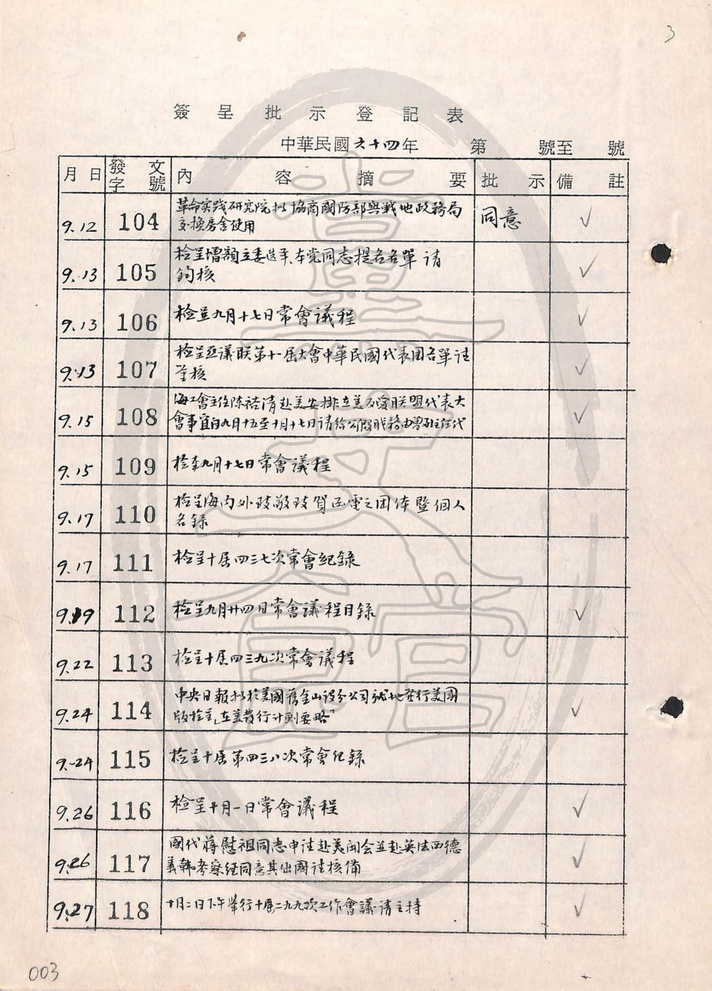
#> input picture pdftoimg_main/__w__CP064-000-000000-000-000-000_001_rK4ih1x_page_10_main.jpg, 712 x 991 px, shrunk from 2279 x 3174 before the run; its folder holds only this picture in this run
$ python testbinary3.py
#> lines starting #> are read from the running program, lines starting #| are printed output that depends on the picture; after the words box and inside, x2 and y2 are one past the last pixel; in counts of white or black regions, pixels touching at a corner belong together
import cv2
import os
import numpy as np

def color_filter(img_path, filename):
    input_image = cv2.imread(img_path)
#> input_image is the input picture: shape (991, 712, 3); mean B, G, R 205.3, 214.9, 226.6
    #灰度图像处理
    GrayImage = cv2.cvtColor(input_image,cv2.COLOR_BGR2GRAY)

    #反二进制阈值化处理
    r, b = cv2.threshold(GrayImage, 65, 255, cv2.THRESH_BINARY_INV)
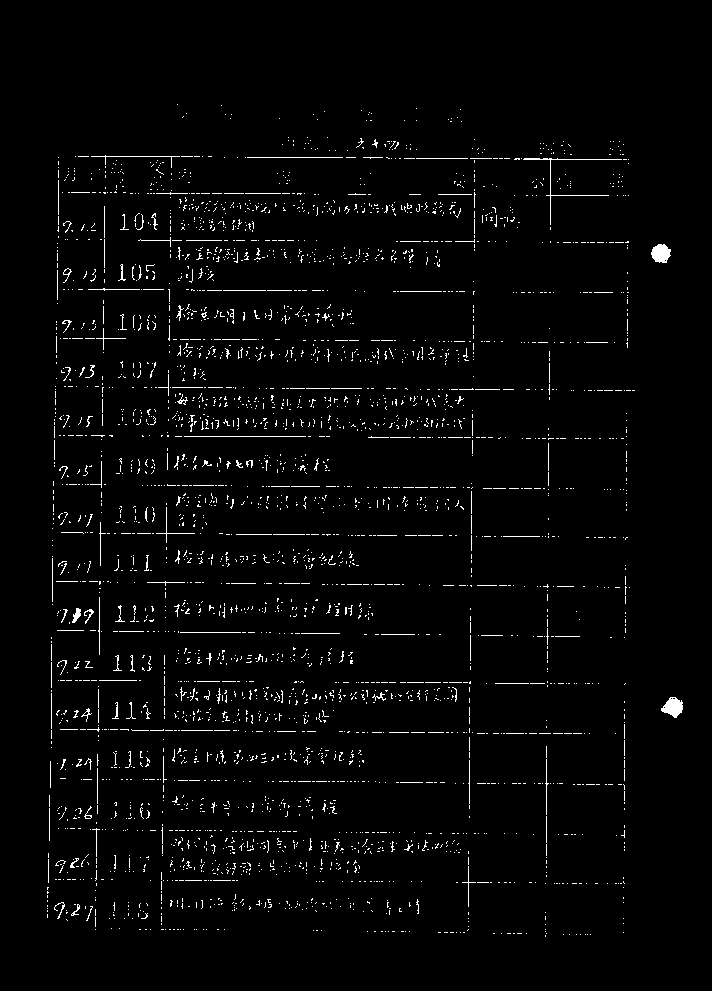
#> b: shape (991, 712); 2.4% white in thin lines or dots, all inside (x1, y1, x2, y2) = (47, 104, 683, 937)
    # [20 lines of commented-out code are left out]
    cv2.imwrite(test_folder+"/_3"+filename, b)

    return b, test_folder+"/_3"+filename

def adjust_contrast(binaryimg_path, alpha, beta, output_path):
    # 读取图像
#> called with alpha = 10, beta = -50
    img = cv2.imread(binaryimg_path, cv2.IMREAD_GRAYSCALE)
#> img: shape (991, 712); min 0, max 255, mean 6.3

    # 调整对比度
    adjusted = cv2.convertScaleAbs(img, alpha=alpha, beta=beta)
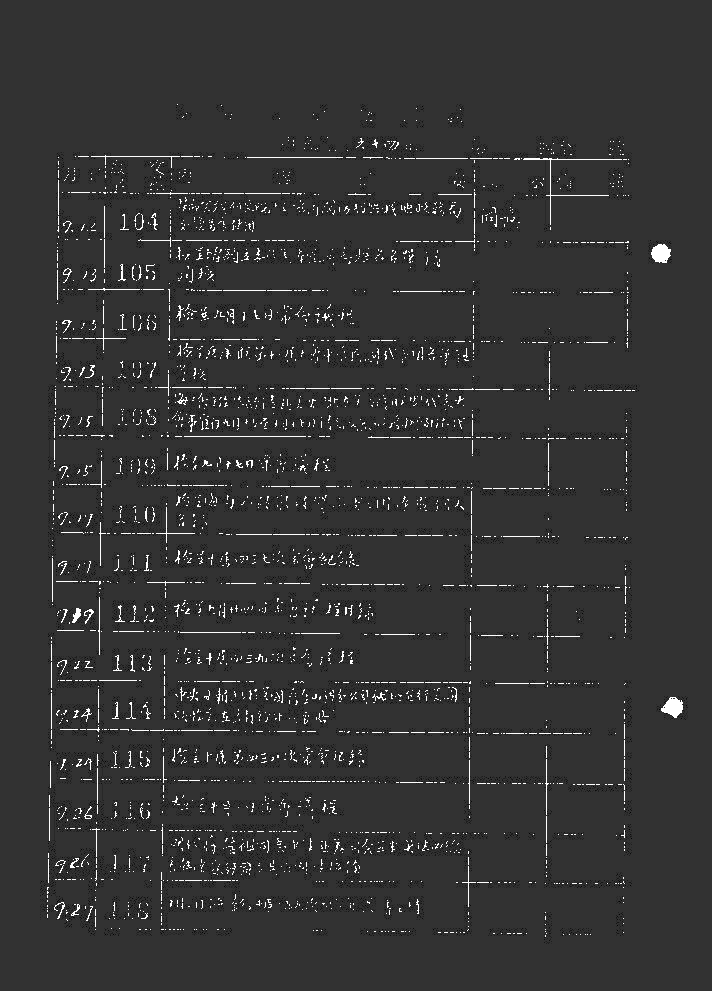
#> adjusted: shape (991, 712); min 0, max 255, mean 53.2

    # 对黑色部分进行加深
    adjusted[adjusted == 0] = adjusted[adjusted == 0] * 0.3 -200
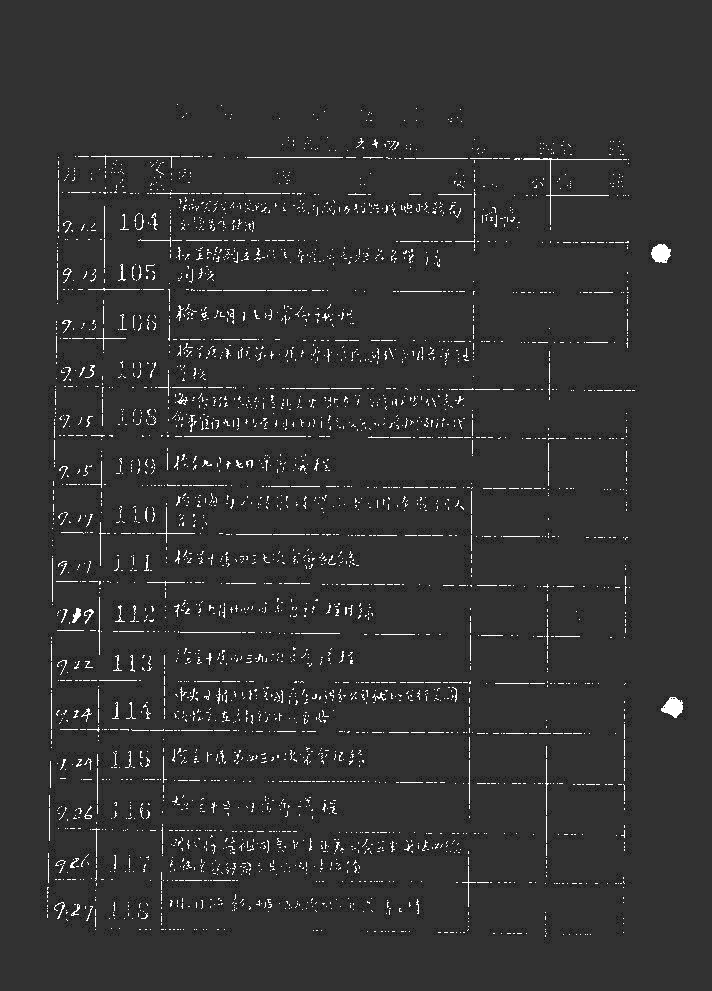
#> adjusted: shape (991, 712); 0.18% of pixels changed, all inside (x1, y1, x2, y2) = (41, 104, 687, 935)
#| img_path=../testoutput/__w__CP064-000-000000-000-000-000_001_rK4ih1x_page_10_main.jpg_3.jpg

    # 保存调整后的图像
    cv2.imwrite(output_path, adjusted)
    return adjusted, output_path

def gama_transfer(img, power1, output_path):
#> called with power1 = 1.5
    if len(img.shape) == 3:
         img= cv2.cvtColor(img,cv2.COLOR_BGR2RGB)
    img = 255*np.power(img/255,power1)
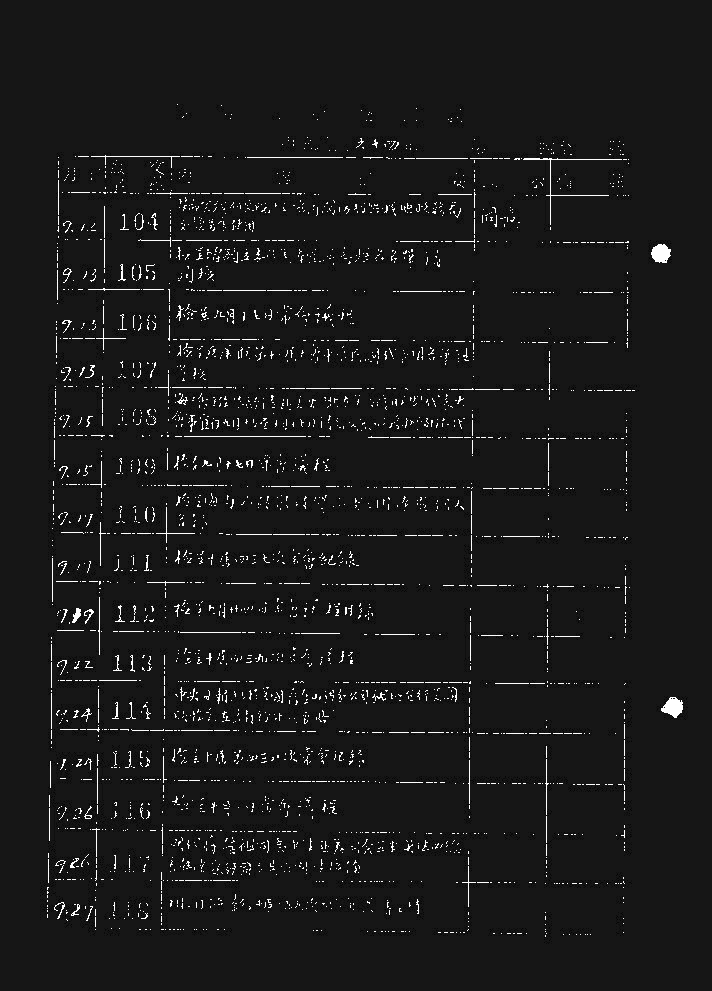
#> img: shape (991, 712) float64; min 1.98, max 255, mean 26.8
    img = np.around(img)
    img[img>255] = 255
    out_img = img.astype(np.uint8)
    # 保存调整后的图像
    cv2.imwrite(output_path, out_img)

pdfoutputimg_folder_main = '../pdftoimg_main'
pdfoutputimg_binary_folder_main = '../pdftoimg_binary_main'
test_folder = '../testoutput'

for filename in os.listdir(pdfoutputimg_folder_main):

    img_path = pdfoutputimg_folder_main+'/'+filename #'PaddleOCR/doc/imgs_en/img_12.jpg'
    binaryimg, binaryimg_path = color_filter(img_path, filename)

    # print(adjusted_image)
    # 调用函数进行对比度调整
    img, img_path = adjust_contrast(binaryimg_path, 10, -50, test_folder+"/"+f'{filename}_3.jpg')
    print("img_path="+img_path)
    # 进行颜色过滤处理并显示结果
    gama_transfer(img, 1.5, test_folder+"/"+f'{filename}_3.jpg')

$ run again, on pdftoimg_main/__w__CP064-000-000000-000-000-000_001_rK4ih1x_page_4_main.jpg
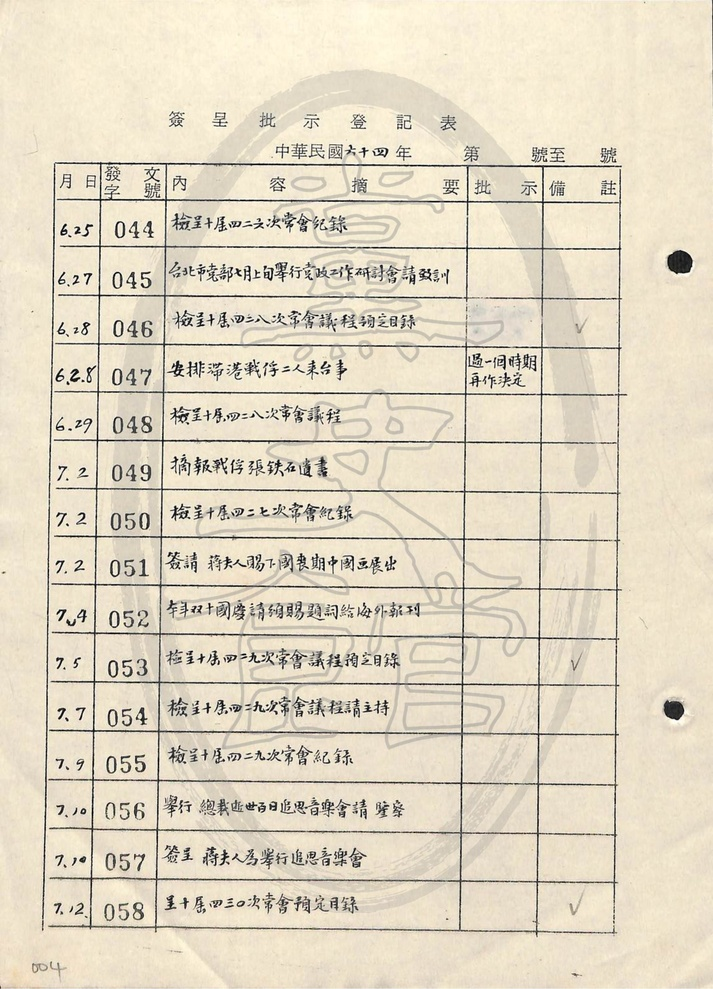
#> input picture pdftoimg_main/__w__CP064-000-000000-000-000-000_001_rK4ih1x_page_4_main.jpg, 713 x 989 px, shrunk from 2293 x 3181 before the run
#> in color_filter, input_image is the input picture: shape (989, 713, 3); mean B, G, R 195.2, 215.4, 225.1
#> in color_filter, `r, b = cv2.threshold(GrayImage, 65, 255, cv2.THRESH_BINARY_INV)`:
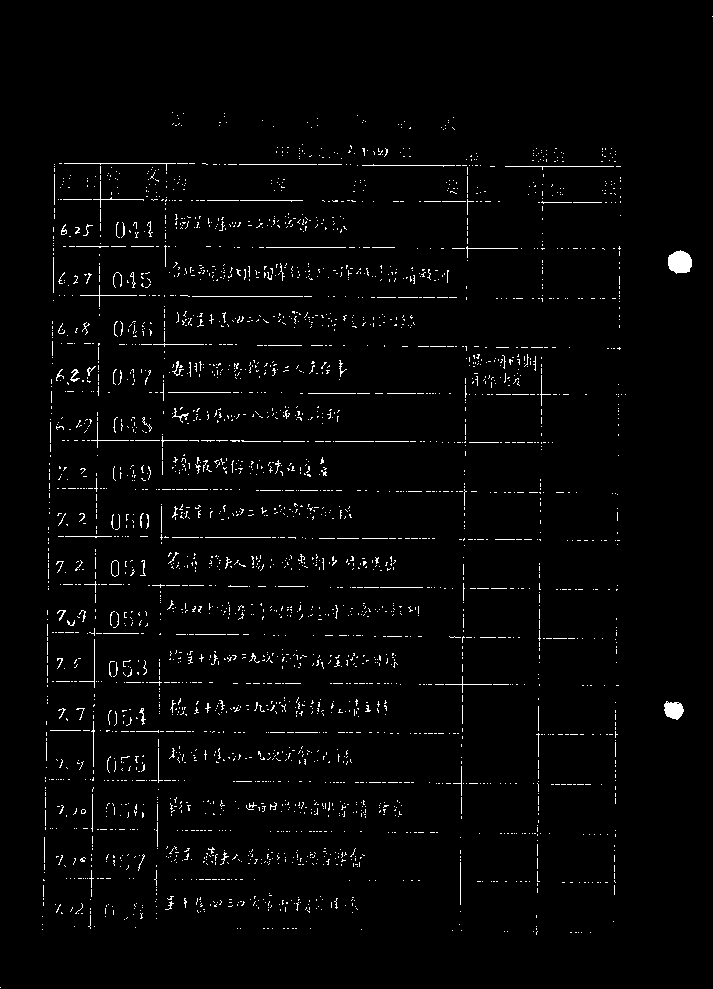
#> b: shape (989, 713); 2.2% white in thin lines or dots
#| img_path=../testoutput/__w__CP064-000-000000-000-000-000_001_rK4ih1x_page_4_main.jpg_3.jpg
#> in gama_transfer, `img = 255*np.power(img/255,power1)`:
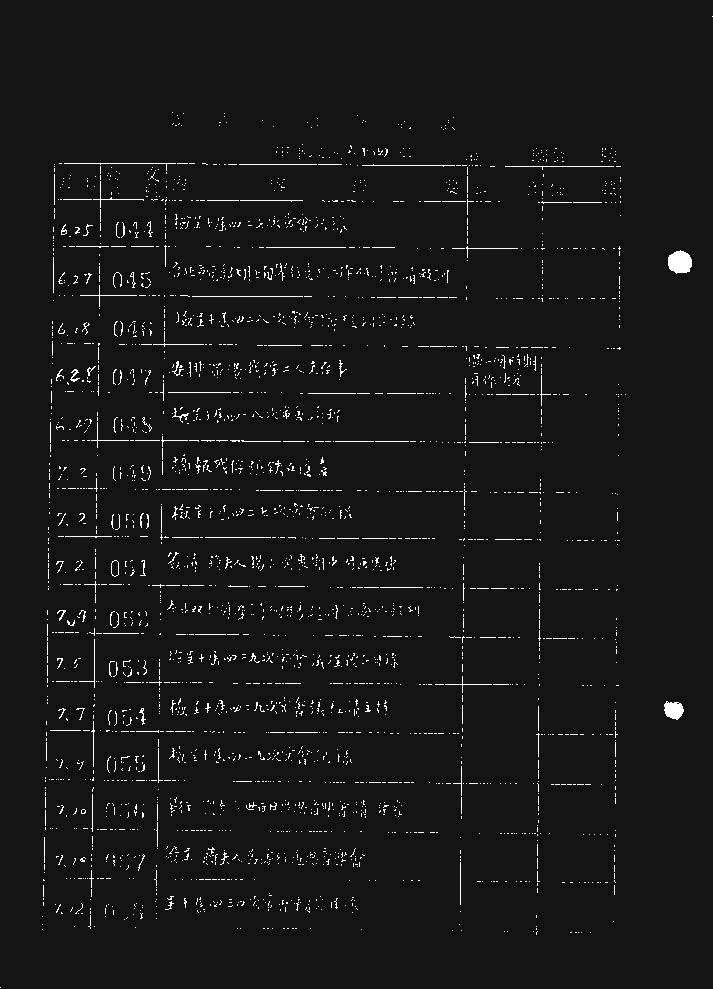
#> img: shape (989, 713) float64; min 1.98, max 255, mean 26.4

$ run again, on pdftoimg_main/__w__CP064-000-000000-000-000-000_001_rK4ih1x_page_5_main.jpg
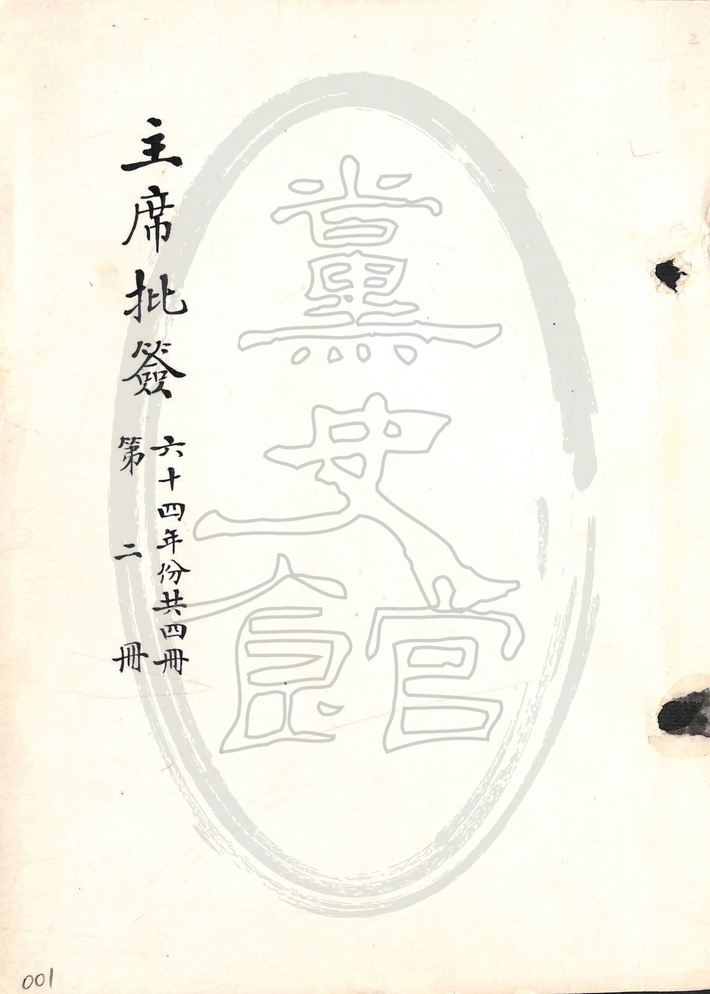
#> input picture pdftoimg_main/__w__CP064-000-000000-000-000-000_001_rK4ih1x_page_5_main.jpg, 710 x 994 px, shrunk from 2286 x 3203 before the run
#> in color_filter, input_image is the input picture: shape (994, 710, 3); mean B, G, R 234.9, 245.8, 247.4
#> in color_filter, `r, b = cv2.threshold(GrayImage, 65, 255, cv2.THRESH_BINARY_INV)`:
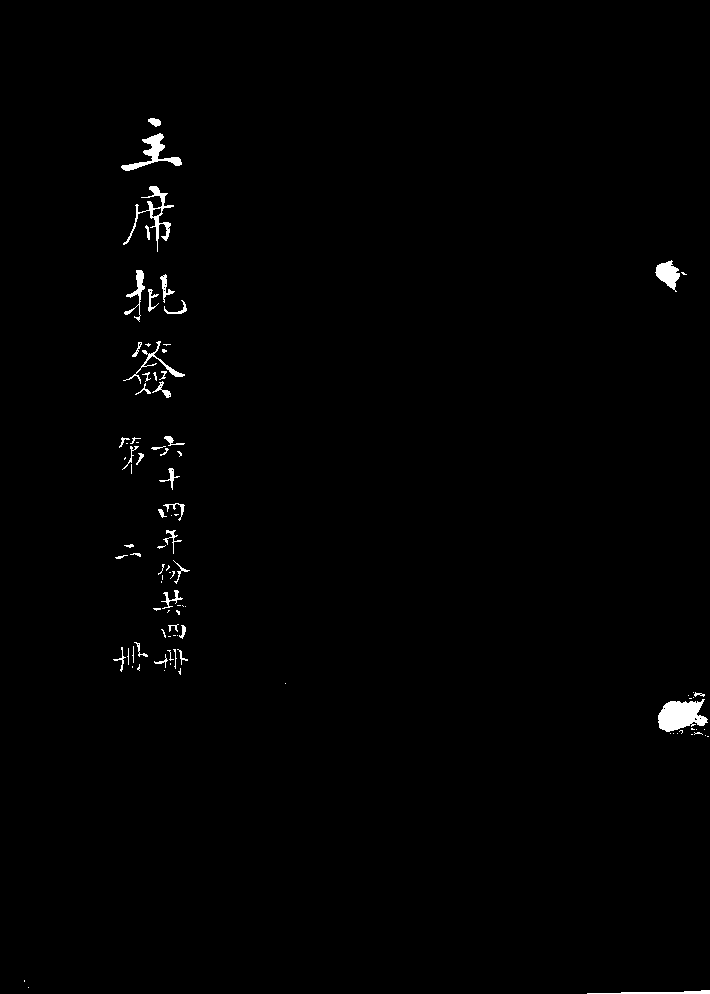
#> b: shape (994, 710); 0.81% white; 96 white regions (55 under 20 px), largest, box (x1, y1, x2, y2) and area: (658, 699, 708, 732) 1106, (121, 133, 182, 171) 618, (123, 186, 174, 252) 578
#| img_path=../testoutput/__w__CP064-000-000000-000-000-000_001_rK4ih1x_page_5_main.jpg_3.jpg
#> in gama_transfer, `img = 255*np.power(img/255,power1)`:
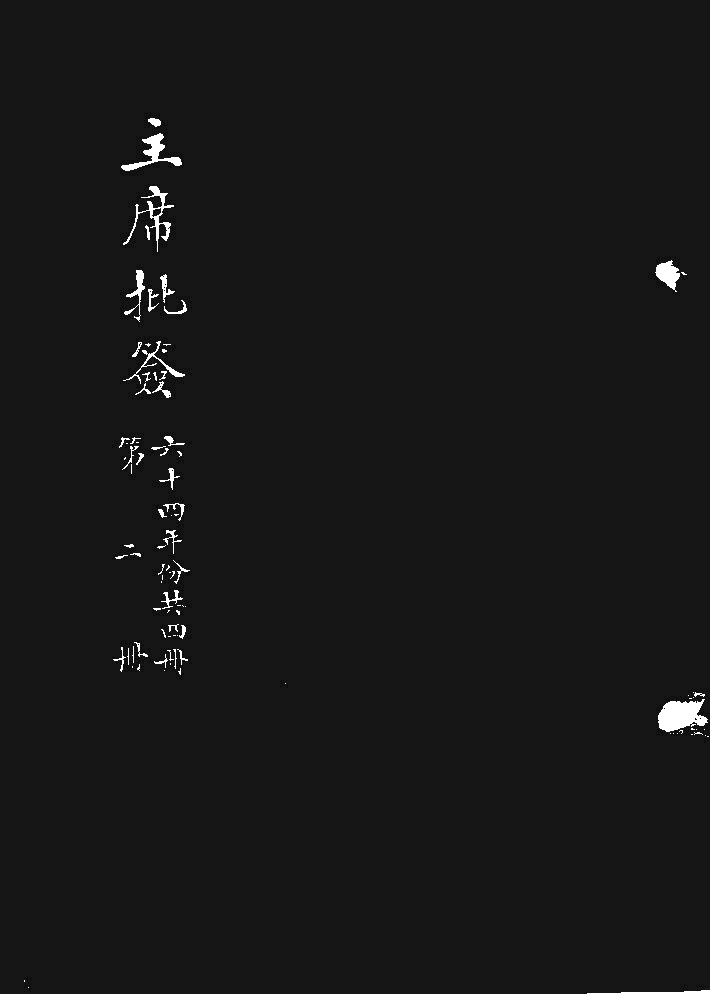
#> img: shape (994, 710) float64; min 1.98, max 255, mean 23.9
